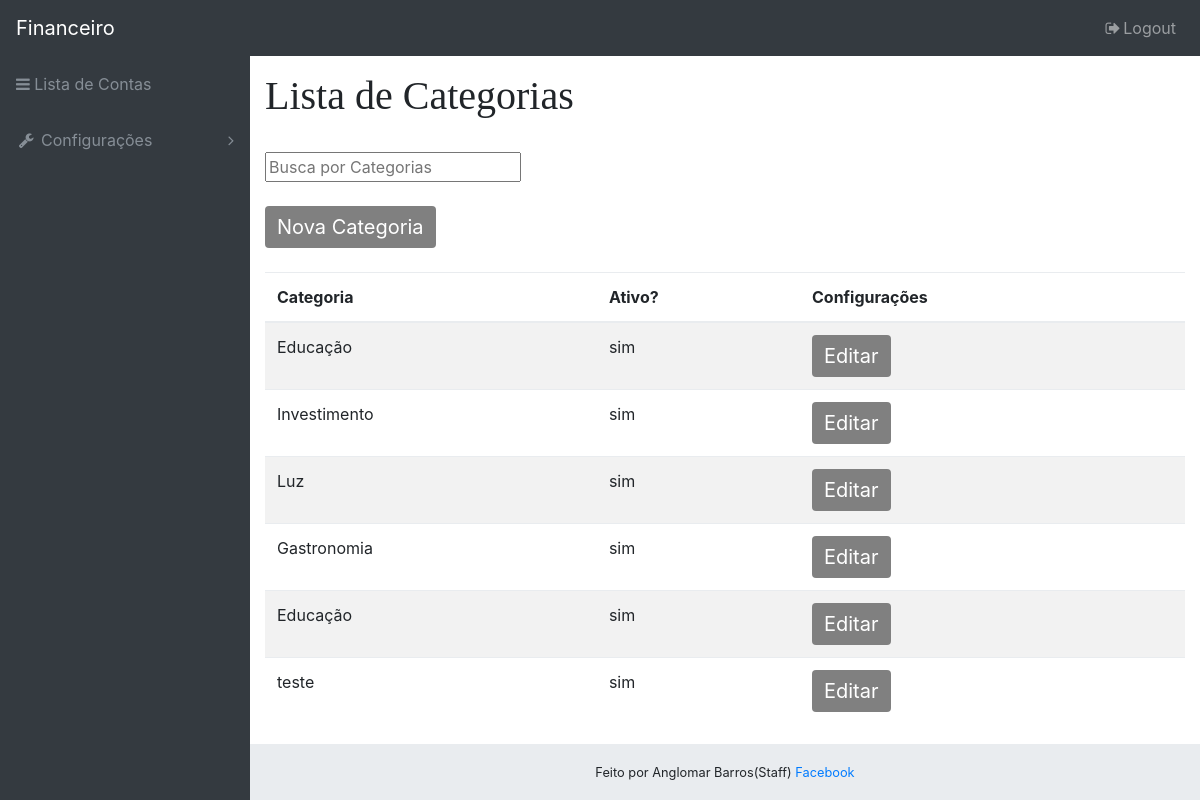
/lista_categoria/ (signed in), run on an earlier commit of the app's database.
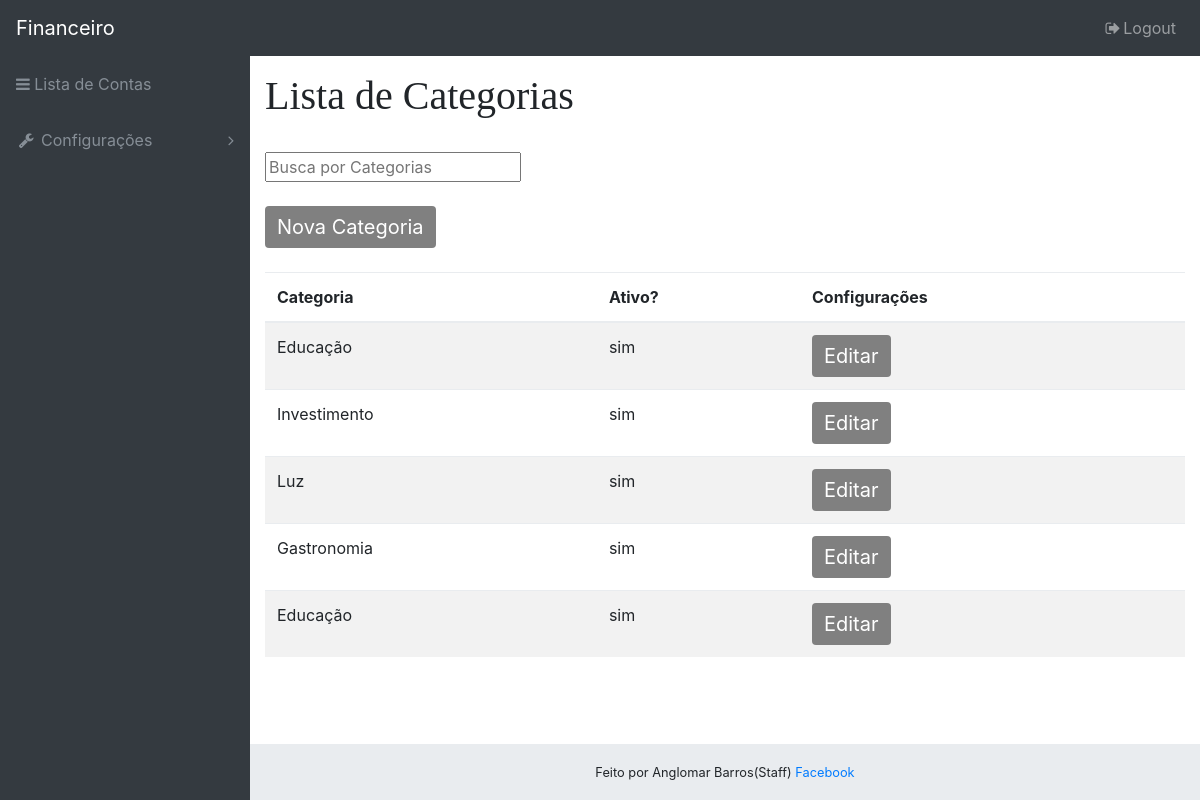
And on a later commit of the database.
### core/models/controle.py (models this page shows, shortened)
class Categoria(models.Model):
    nome = models.CharField("Nome", max_length=100, blank=False)
    ativa = models.BooleanField("Ativa", default=True)

### core/views/controle.py (the view)
# urls.py: url(r'^lista_categoria/$',controle.listaCategoria, name="lista_categoria"),
@login_required
def listaCategoria(request):
    dados = {}
    dados['lista_categoria'] = Categoria.objects.all()
    return render(request, 'core/lista_categoria.html', dados)

### templates/core/lista_categoria.html (shortened to what this page needs)
{% extends 'base.html' %}
{% block conteudo %}
    <h1>Lista de Categorias</h1><br>
    <input type="text" id="buscaCategoria" onkeyup="buscaCategoria()" placeholder="Busca por Categorias" title="buscaCategoria"><br><br>
    <a class="btn btn-primary" href="{% url 'nova_categoria' %}" id="toggleNavColor">Nova Categoria</a><br><br>
    <div class="table-responsive">
    <table class="table table-striped table-hover" id="Categorias">
        <thead>
            <tr>
                <th>Categoria</th>
                <th>Ativo?</th>
                <th>Configurações</th>
            </tr>
        </thead>
        <tbody>
        {% for c in lista_categoria %}
            <tr>
                <td>{{ c.nome }}</td>
                <td>{% if c.ativa %}sim{% else %}não{% endif %}</td>
                <td><a class="btn btn-primary" href="{% url 'editar_categoria' c.id %}" id="toggleNavColor">Editar</a></td>
            </tr>
        {% endfor %}
        </tbody>
    </table>
    </div>
{% endblock %}

What changed in the data, as far as the page shows it:
removed Categoria: nome "teste", ativa "sim"
